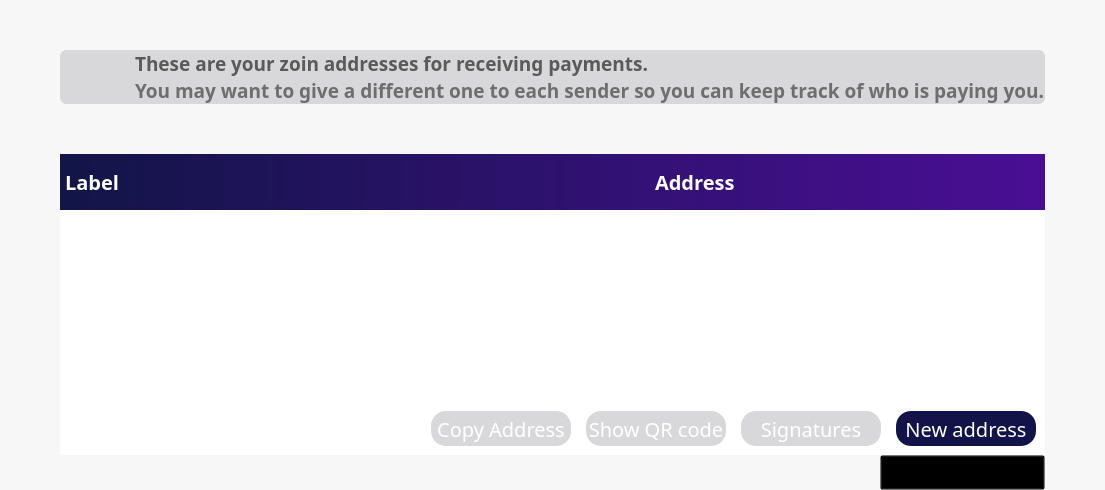
        <widget class="QFrame" name="frame">
         <property name="palette">
          <palette>
           <active>
            <colorrole role="Button">
             <brush brushstyle="SolidPattern">
              <color alpha="250">
               <red>247</red>
               <green>247</green>
               <blue>247</blue>
              </color>
             </brush>
            </colorrole>
            <colorrole role="Base">
             <brush brushstyle="SolidPattern">
              <color alpha="250">
               <red>247</red>
               <green>247</green>
               <blue>247</blue>
              </color>
             </brush>
            </colorrole>
            <colorrole role="Window">
             <brush brushstyle="SolidPattern">
              <color alpha="250">
               <red>247</red>
               <green>247</green>
               <blue>247</blue>
              </color>
             </brush>
            </colorrole>
           </active>
           <inactive>
            <colorrole role="Button">
             <brush brushstyle="SolidPattern">
              <color alpha="250">
               <red>247</red>
               <green>247</green>
               <blue>247</blue>
              </color>
             </brush>
            </colorrole>
            <colorrole role="Base">
             <brush brushstyle="SolidPattern">
              <color alpha="250">
               <red>247</red>
               <green>247</green>
               <blue>247</blue>
              </color>
             </brush>
            </colorrole>
            <colorrole role="Window">
             <brush brushstyle="SolidPattern">
              <color alpha="250">
               <red>247</red>
               <green>247</green>
               <blue>247</blue>
              </color>
             </brush>
            </colorrole>
           </inactive>
           <disabled>
            <colorrole role="Button">
             <brush brushstyle="SolidPattern">
              <color alpha="250">
               <red>247</red>
               <green>247</green>
               <blue>247</blue>
              </color>
             </brush>
            </colorrole>
            <colorrole role="Base">
             <brush brushstyle="SolidPattern">
              <color alpha="250">
               <red>247</red>
               <green>247</green>
               <blue>247</blue>
              </color>
             </brush>
            </colorrole>
            <colorrole role="Window">
             <brush brushstyle="SolidPattern">
              <color alpha="250">
               <red>247</red>
               <green>247</green>
               <blue>247</blue>
              </color>
             </brush>
            </colorrole>
           </disabled>
          </palette>
         </property>
         <property name="styleSheet">
          <string notr="true"/>
         </property>
         <property name="frameShape">
          <enum>QFrame::NoFrame</enum>
         </property>
         <property name="frameShadow">
          <enum>QFrame::Raised</enum>
         </property>
         <property name="lineWidth">
          <number>1</number>
         </property>
         <property name="midLineWidth">
          <number>0</number>
         </property>
         <layout class="QVBoxLayout" name="verticalLayout_4">
          <property name="spacing">
           <number>0</number>
          </property>
          <property name="leftMargin">
           <number>60</number>
          </property>
          <property name="topMargin">
           <number>50</number>
          </property>
          <property name="rightMargin">
           <number>60</number>
          </property>
          <property name="bottomMargin">
           <number>0</number>
          </property>
          <item>
           <widget class="QFrame" name="balance_frame">
            <property name="enabled">
             <bool>true</bool>
            </property>
            <property name="palette">
             <palette>
              <active>
               <colorrole role="Button">
                <brush brushstyle="SolidPattern">
                 <color alpha="255">
                  <red>216</red>
                  <green>216</green>
                  <blue>219</blue>
                 </color>
                </brush>
               </colorrole>
               <colorrole role="Base">
                <brush brushstyle="SolidPattern">
                 <color alpha="255">
                  <red>216</red>
                  <green>216</green>
                  <blue>219</blue>
                 </color>
                </brush>
               </colorrole>
               <colorrole role="Window">
                <brush brushstyle="SolidPattern">
                 <color alpha="255">
                  <red>216</red>
                  <green>216</green>
                  <blue>219</blue>
                 </color>
                </brush>
               </colorrole>
              </active>
              <inactive>
               <colorrole role="Button">
                <brush brushstyle="SolidPattern">
                 <color alpha="255">
                  <red>216</red>
                  <green>216</green>
                  <blue>219</blue>
                 </color>
                </brush>
               </colorrole>
               <colorrole role="Base">
                <brush brushstyle="SolidPattern">
                 <color alpha="255">
                  <red>216</red>
                  <green>216</green>
                  <blue>219</blue>
                 </color>
                </brush>
               </colorrole>
               <colorrole role="Window">
                <brush brushstyle="SolidPattern">
                 <color alpha="255">
                  <red>216</red>
                  <green>216</green>
                  <blue>219</blue>
                 </color>
                </brush>
               </colorrole>
              </inactive>
              <disabled>
               <colorrole role="Button">
                <brush brushstyle="SolidPattern">
                 <color alpha="255">
                  <red>216</red>
                  <green>216</green>
                  <blue>219</blue>
                 </color>
                </brush>
               </colorrole>
               <colorrole role="Base">
                <brush brushstyle="SolidPattern">
                 <color alpha="255">
                  <red>216</red>
                  <green>216</green>
                  <blue>219</blue>
                 </color>
                </brush>
               </colorrole>
               <colorrole role="Window">
                <brush brushstyle="SolidPattern">
                 <color alpha="255">
                  <red>216</red>
                  <green>216</green>
                  <blue>219</blue>
                 </color>
                </brush>
               </colorrole>
              </disabled>
             </palette>
            </property>
            <property name="contextMenuPolicy">
             <enum>Qt::DefaultContextMenu</enum>
            </property>
            <property name="styleSheet">
             <string notr="true">background-color: rgb(216, 216, 219);
border:0;
border-radius:7px;
border-style:solid;</string>
            </property>
            <property name="frameShape">
             <enum>QFrame::StyledPanel</enum>
            </property>
            <property name="frameShadow">
             <enum>QFrame::Plain</enum>
            </property>
            <property name="lineWidth">
             <number>1</number>
            </property>
            <layout class="QHBoxLayout" name="horizontalLayout_4">
             <property name="spacing">
              <number>0</number>
             </property>
             <property name="sizeConstraint">
              <enum>QLayout::SetDefaultConstraint</enum>
             </property>
             <property name="leftMargin">
              <number>0</number>
             </property>
             <property name="topMargin">
              <number>0</number>
             </property>
             <property name="rightMargin">
              <number>0</number>
             </property>
             <property name="bottomMargin">
              <number>0</number>
             </property>
             <item>
              <widget class="QPushButton" name="pushButton_3">
               <property name="sizePolicy">
                <sizepolicy hsizetype="Fixed" vsizetype="Preferred">
                 <horstretch>0</horstretch>
                 <verstretch>0</verstretch>
                </sizepolicy>
               </property>
               <property name="minimumSize">
                <size>
                 <width>75</width>
                 <height>0</height>
                </size>
               </property>
               <property name="text">
                <string/>
               </property>
               <property name="icon">
                <iconset resource="../bitcoin.qrc">
                 <normaloff>:/res/icons/Exports_47.png</normaloff>:/res/icons/Exports_47.png</iconset>
               </property>
               <property name="iconSize">
                <size>
                 <width>75</width>
                 <height>75</height>
                </size>
               </property>
              </widget>
             </item>
             <item>
              <layout class="QVBoxLayout" name="verticalLayout_6">
               <property name="leftMargin">
                <number>0</number>
               </property>
               <property name="topMargin">
                <number>0</number>
               </property>
               <property name="bottomMargin">
                <number>0</number>
               </property>
               <item>
                <widget class="QLabel" name="label_3">
                 <property name="enabled">
                  <bool>false</bool>
                 </property>
                 <property name="sizePolicy">
                  <sizepolicy hsizetype="Preferred" vsizetype="Preferred">
                   <horstretch>0</horstretch>
                   <verstretch>0</verstretch>
                  </sizepolicy>
                 </property>
                 <property name="font">
                  <font>
                   <family>ZoinSemiBold</family>
                   <pointsize>14</pointsize>
                   <weight>75</weight>
                   <bold>true</bold>
                  </font>
                 </property>
                 <property name="layoutDirection">
                  <enum>Qt::LeftToRight</enum>
                 </property>
                 <property name="autoFillBackground">
                  <bool>false</bool>
                 </property>
                 <property name="styleSheet">
                  <string notr="true">color: rgb(90, 90, 90);</string>
                 </property>
                 <property name="text">
                  <string>These are your zoin addresses for receiving payments.</string>
                 </property>
                 <property name="alignment">
                  <set>Qt::AlignBottom|Qt::AlignLeading|Qt::AlignLeft</set>
                 </property>
                 <property name="indent">
                  <number>-1</number>
                 </property>
                </widget>
               </item>
               <item>
                <widget class="QLabel" name="labelUnconfirmed">
                 <property name="enabled">
                  <bool>false</bool>
                 </property>
                 <property name="sizePolicy">
                  <sizepolicy hsizetype="Preferred" vsizetype="Preferred">
                   <horstretch>0</horstretch>
                   <verstretch>0</verstretch>
                  </sizepolicy>
                 </property>
                 <property name="font">
                  <font>
                   <family>Source Sans Pro</family>
                   <pointsize>14</pointsize>
                   <weight>75</weight>
                   <bold>true</bold>
                  </font>
                 </property>
                 <property name="cursor">
                  <cursorShape>IBeamCursor</cursorShape>
                 </property>
                 <property name="toolTip">
                  <string>Total of transactions that have yet to be confirmed, and do not yet count toward the current balance</string>
                 </property>
                 <property name="layoutDirection">
                  <enum>Qt::LeftToRight</enum>
                 </property>
                 <property name="styleSheet">
                  <string notr="true">color: rgb(110, 110, 110);</string>
                 </property>
                 <property name="text">
                  <string notr="true">You may want to give a different one to each sender so you can keep track of who is paying you.</string>
                 </property>
                 <property name="alignment">
                  <set>Qt::AlignLeading|Qt::AlignLeft|Qt::AlignTop</set>
                 </property>
                 <property name="textInteractionFlags">
                  <set>Qt::LinksAccessibleByMouse|Qt::TextSelectableByKeyboard|Qt::TextSelectableByMouse</set>
                 </property>
                </widget>
               </item>
              </layout>
             </item>
            </layout>
           </widget>
          </item>
          <item>
           <layout class="QVBoxLayout" name="verticalLayout_11">
            <property name="topMargin">
             <number>50</number>
            </property>
           </layout>
          </item>
          <item>
           <widget class="QFrame" name="frame_4">
            <property name="palette">
             <palette>
              <active>
               <colorrole role="Button">
                <brush brushstyle="SolidPattern">
                 <color alpha="255">
                  <red>216</red>
                  <green>216</green>
                  <blue>219</blue>
                 </color>
                </brush>
               </colorrole>
               <colorrole role="Base">
                <brush brushstyle="SolidPattern">
                 <color alpha="255">
                  <red>216</red>
                  <green>216</green>
                  <blue>219</blue>
                 </color>
                </brush>
               </colorrole>
               <colorrole role="Window">
                <brush brushstyle="SolidPattern">
                 <color alpha="255">
                  <red>216</red>
                  <green>216</green>
                  <blue>219</blue>
                 </color>
                </brush>
               </colorrole>
              </active>
              <inactive>
               <colorrole role="Button">
                <brush brushstyle="SolidPattern">
                 <color alpha="255">
                  <red>216</red>
                  <green>216</green>
                  <blue>219</blue>
                 </color>
                </brush>
               </colorrole>
               <colorrole role="Base">
                <brush brushstyle="SolidPattern">
                 <color alpha="255">
                  <red>216</red>
                  <green>216</green>
                  <blue>219</blue>
                 </color>
                </brush>
               </colorrole>
               <colorrole role="Window">
                <brush brushstyle="SolidPattern">
                 <color alpha="255">
                  <red>216</red>
                  <green>216</green>
                  <blue>219</blue>
                 </color>
                </brush>
               </colorrole>
              </inactive>
              <disabled>
               <colorrole role="Button">
                <brush brushstyle="SolidPattern">
                 <color alpha="255">
                  <red>216</red>
                  <green>216</green>
                  <blue>219</blue>
                 </color>
                </brush>
               </colorrole>
               <colorrole role="Base">
                <brush brushstyle="SolidPattern">
                 <color alpha="255">
                  <red>216</red>
                  <green>216</green>
                  <blue>219</blue>
                 </color>
                </brush>
               </colorrole>
               <colorrole role="Window">
                <brush brushstyle="SolidPattern">
                 <color alpha="255">
                  <red>216</red>
                  <green>216</green>
                  <blue>219</blue>
                 </color>
                </brush>
               </colorrole>
              </disabled>
             </palette>
            </property>
            <property name="styleSheet">
             <string notr="true">background-color: rgb(216, 216, 219);
border:0;</string>
            </property>
            <property name="frameShape">
             <enum>QFrame::StyledPanel</enum>
            </property>
            <property name="frameShadow">
             <enum>QFrame::Raised</enum>
            </property>
            <layout class="QVBoxLayout" name="verticalLayout">
             <property name="spacing">
              <number>0</number>
             </property>
             <property name="leftMargin">
              <number>0</number>
             </property>
             <property name="topMargin">
              <number>0</number>
             </property>
             <property name="rightMargin">
              <number>0</number>
             </property>
             <property name="bottomMargin">
              <number>0</number>
             </property>
             <item>
              <widget class="QFrame" name="frame_2">
               <property name="sizePolicy">
                <sizepolicy hsizetype="Preferred" vsizetype="Preferred">
                 <horstretch>0</horstretch>
                 <verstretch>0</verstretch>
                </sizepolicy>
               </property>
               <property name="minimumSize">
                <size>
                 <width>0</width>
                 <height>0</height>
                </size>
               </property>
               <property name="styleSheet">
                <string notr="true">color:white;
background: QLinearGradient(x1: 0, y1: 0, x2: 1, y2: 0, stop: 0 #121548, stop: 1 #4a0e95);
border:0;
</string>
               </property>
               <property name="frameShape">
                <enum>QFrame::StyledPanel</enum>
               </property>
               <property name="frameShadow">
                <enum>QFrame::Raised</enum>
               </property>
               <property name="lineWidth">
                <number>0</number>
               </property>
               <layout class="QHBoxLayout" name="horizontalLayout_6">
                <property name="spacing">
                 <number>60</number>
                </property>
                <property name="leftMargin">
                 <number>5</number>
                </property>
                <property name="topMargin">
                 <number>5</number>
                </property>
                <property name="rightMargin">
                 <number>0</number>
                </property>
                <property name="bottomMargin">
                 <number>5</number>
                </property>
                <item>
                 <widget class="QFrame" name="frame_5">
                  <property name="frameShape">
                   <enum>QFrame::StyledPanel</enum>
                  </property>
                  <property name="frameShadow">
                   <enum>QFrame::Raised</enum>
                  </property>
                  <layout class="QHBoxLayout" name="horizontalLayout_2">
                   <property name="spacing">
                    <number>200</number>
                   </property>
                   <property name="leftMargin">
                    <number>0</number>
                   </property>
                   <property name="rightMargin">
                    <number>0</number>
                   </property>
                   <item>
                    <widget class="QLabel" name="label">
                     <property name="font">
                      <font>
                       <family>ZoinSemiBold</family>
                       <pointsize>15</pointsize>
                       <weight>75</weight>
                       <bold>true</bold>
                      </font>
                     </property>
                     <property name="styleSheet">
                      <string notr="true">background-color: rgb(0,0,0,0);</string>
                     </property>
                     <property name="text">
                      <string>Label</string>
                     </property>
                    </widget>
                   </item>
                   <item>
                    <widget class="QLabel" name="label_4">
                     <property name="font">
                      <font>
                       <family>ZoinSemiBold</family>
                       <pointsize>15</pointsize>
                       <weight>75</weight>
                       <bold>true</bold>
                      </font>
                     </property>
                     <property name="styleSheet">
                      <string notr="true">background-color: rgb(0,0,0,0);</string>
                     </property>
                     <property name="text">
                      <string>Address</string>
                     </property>
                    </widget>
                   </item>
                  </layout>
                 </widget>
                </item>
               </layout>
              </widget>
             </item>
             <item>
              <widget class="QTableView" name="tableView">
               <property name="palette">
                <palette>
                 <active>
                  <colorrole role="Button">
                   <brush brushstyle="SolidPattern">
                    <color alpha="255">
                     <red>255</red>
                     <green>255</green>
                     <blue>255</blue>
                    </color>
                   </brush>
                  </colorrole>
                  <colorrole role="Base">
                   <brush brushstyle="SolidPattern">
                    <color alpha="255">
                     <red>255</red>
                     <green>255</green>
                     <blue>255</blue>
                    </color>
                   </brush>
                  </colorrole>
                  <colorrole role="Window">
                   <brush brushstyle="SolidPattern">
                    <color alpha="255">
                     <red>255</red>
                     <green>255</green>
                     <blue>255</blue>
                    </color>
                   </brush>
                  </colorrole>
                 </active>
                 <inactive>
                  <colorrole role="Button">
                   <brush brushstyle="SolidPattern">
                    <color alpha="255">
                     <red>255</red>
                     <green>255</green>
                     <blue>255</blue>
                    </color>
                   </brush>
                  </colorrole>
                  <colorrole role="Base">
                   <brush brushstyle="SolidPattern">
                    <color alpha="255">
                     <red>255</red>
                     <green>255</green>
                     <blue>255</blue>
                    </color>
                   </brush>
                  </colorrole>
                  <colorrole role="Window">
                   <brush brushstyle="SolidPattern">
                    <color alpha="255">
                     <red>255</red>
                     <green>255</green>
                     <blue>255</blue>
                    </color>
                   </brush>
                  </colorrole>
                 </inactive>
                 <disabled>
                  <colorrole role="Button">
                   <brush brushstyle="SolidPattern">
                    <color alpha="255">
                     <red>255</red>
                     <green>255</green>
                     <blue>255</blue>
                    </color>
                   </brush>
                  </colorrole>
                  <colorrole role="Base">
                   <brush brushstyle="SolidPattern">
                    <color alpha="255">
                     <red>255</red>
                     <green>255</green>
                     <blue>255</blue>
                    </color>
                   </brush>
                  </colorrole>
                  <colorrole role="Window">
                   <brush brushstyle="SolidPattern">
                    <color alpha="255">
                     <red>255</red>
                     <green>255</green>
                     <blue>255</blue>
                    </color>
                   </brush>
                  </colorrole>
                 </disabled>
                </palette>
               </property>
               <property name="font">
                <font>
                 <family>ZoinLight</family>
                 <pointsize>14</pointsize>
                </font>
               </property>
               <property name="styleSheet">
                <string notr="true">background-color: rgb(255, 255, 255);
border:0;
</string>
               </property>
               <property name="lineWidth">
                <number>0</number>
               </property>
               <property name="showDropIndicator" stdset="0">
                <bool>false</bool>
               </property>
               <property name="selectionBehavior">
                <enum>QAbstractItemView::SelectRows</enum>
               </property>
               <property name="showGrid">
                <bool>false</bool>
               </property>
               <property name="gridStyle">
                <enum>Qt::NoPen</enum>
               </property>
               <property name="wordWrap">
                <bool>false</bool>
               </property>
               <property name="cornerButtonEnabled">
                <bool>false</bool>
               </property>
               <attribute name="horizontalHeaderVisible">
                <bool>false</bool>
               </attribute>
              </widget>
             </item>
             <item>
              <widget class="QFrame" name="frame_3">
               <property name="styleSheet">
                <string notr="true">color:white;
background-color: rgb(255,255,255);
border:0;
</string>
               </property>
               <property name="frameShape">
                <enum>QFrame::StyledPanel</enum>
               </property>
               <property name="frameShadow">
                <enum>QFrame::Raised</enum>
               </property>
               <layout class="QHBoxLayout" name="horizontalLayout_5">
                <property name="spacing">
                 <number>15</number>
                </property>
                <item>
                 <spacer name="horizontalSpacer">
                  <property name="orientation">
                   <enum>Qt::Horizontal</enum>
                  </property>
                  <property name="sizeHint" stdset="0">
                   <size>
                    <width>40</width>
                    <height>20</height>
                   </size>
                  </property>
                 </spacer>
                </item>
                <item>
                 <widget class="QPushButton" name="copyAddress">
                  <property name="sizePolicy">
                   <sizepolicy hsizetype="Fixed" vsizetype="Fixed">
                    <horstretch>0</horstretch>
                    <verstretch>0</verstretch>
                   </sizepolicy>
                  </property>
                  <property name="minimumSize">
                   <size>
                    <width>140</width>
                    <height>35</height>
                   </size>
                  </property>
                  <property name="font">
                   <font>
                    <family>Source Sans Pro</family>
                    <pointsize>15</pointsize>
                    <weight>50</weight>
                    <bold>false</bold>
                   </font>
                  </property>
                  <property name="styleSheet">
                   <string notr="true">background-color: rgb(216, 216, 219);
color: white;
border-radius:15px;
height:35px;
width:140px;
border-color:gray;
border-width:0px;
border-style:solid;</string>
                  </property>
                  <property name="text">
                   <string>Copy Address</string>
                  </property>
                 </widget>
                </item>
                <item>
                 <widget class="QPushButton" name="showQRCode">
                  <property name="sizePolicy">
                   <sizepolicy hsizetype="Fixed" vsizetype="Fixed">
                    <horstretch>0</horstretch>
                    <verstretch>0</verstretch>
                   </sizepolicy>
                  </property>
                  <property name="minimumSize">
                   <size>
                    <width>140</width>
                    <height>35</height>
                   </size>
                  </property>
                  <property name="font">
                   <font>
                    <family>Source Sans Pro</family>
                    <pointsize>15</pointsize>
                    <weight>50</weight>
                    <bold>false</bold>
                   </font>
                  </property>
                  <property name="styleSheet">
                   <string notr="true">background-color: rgb(216, 216, 219);
color: white;
border-radius:15px;
height:35px;
width:140px;
border-color:gray;
border-width:0px;
border-style:solid;</string>
                  </property>
                  <property name="text">
                   <string>Show QR code</string>
                  </property>
                 </widget>
                </item>
                <item>
                 <widget class="QPushButton" name="signMessage">
                  <property name="sizePolicy">
                   <sizepolicy hsizetype="Fixed" vsizetype="Fixed">
                    <horstretch>0</horstretch>
                    <verstretch>0</verstretch>
                   </sizepolicy>
                  </property>
                  <property name="minimumSize">
                   <size>
                    <width>140</width>
                    <height>35</height>
                   </size>
                  </property>
                  <property name="font">
                   <font>
                    <family>Source Sans Pro</family>
                    <pointsize>15</pointsize>
                    <weight>50</weight>
                    <bold>false</bold>
                   </font>
                  </property>
                  <property name="styleSheet">
                   <string notr="true">background-color: rgb(216, 216, 219);
color: white;
border-radius:15px;
height:35px;
width:140px;
border-color:gray;
border-width:0px;
border-style:solid;</string>
                  </property>
                  <property name="text">
                   <string>Signatures</string>
                  </property>
                 </widget>
                </item>
                <item>
                 <widget class="QPushButton" name="newAddress">
                  <property name="sizePolicy">
                   <sizepolicy hsizetype="Fixed" vsizetype="Fixed">
                    <horstretch>0</horstretch>
                    <verstretch>0</verstretch>
                   </sizepolicy>
                  </property>
                  <property name="minimumSize">
                   <size>
                    <width>140</width>
                    <height>35</height>
                   </size>
                  </property>
                  <property name="font">
                   <font>
                    <family>Source Sans Pro</family>
                    <pointsize>15</pointsize>
                    <weight>50</weight>
                    <bold>false</bold>
                   </font>
                  </property>
                  <property name="styleSheet">
                   <string notr="true">background-color: #121349;
color: white;
border-radius:15px;
height:35px;
width:140px;
border-color:gray;
border-width:0px;
border-style:solid;
</string>
                  </property>
                  <property name="text">
                   <string>New address</string>
                  </property>
                 </widget>
                </item>
               </layout>
              </widget>
             </item>
            </layout>
           </widget>
          </item>
          <item>
           <layout class="QHBoxLayout" name="horizontalLayout_7">
            <property name="spacing">
             <number>0</number>
            </property>
            <property name="topMargin">
             <number>0</number>
            </property>
            <item>
             <spacer name="horizontalSpacer_2">
              <property name="orientation">
               <enum>Qt::Horizontal</enum>
              </property>
              <property name="sizeHint" stdset="0">
               <size>
                <width>40</width>
                <height>20</height>
               </size>
              </property>
             </spacer>
            </item>
            <item>
             <widget class="QPushButton" name="exportButton">
              <property name="enabled">
               <bool>false</bool>
              </property>
              <property name="font">
               <font>
                <family>ZoinSemiBold</family>
                <pointsize>14</pointsize>
                <weight>75</weight>
                <bold>true</bold>
               </font>
              </property>
              <property name="styleSheet">
               <string notr="true">color: rgb(150, 150, 150,0);
background-color: rgb(0,0,0,0);</string>
              </property>
              <property name="text">
               <string>Export this table</string>
              </property>
              <property name="iconSize">
               <size>
                <width>40</width>
                <height>40</height>
               </size>
              </property>
             </widget>
            </item>
           </layout>
          </item>
         </layout>
        </widget>
